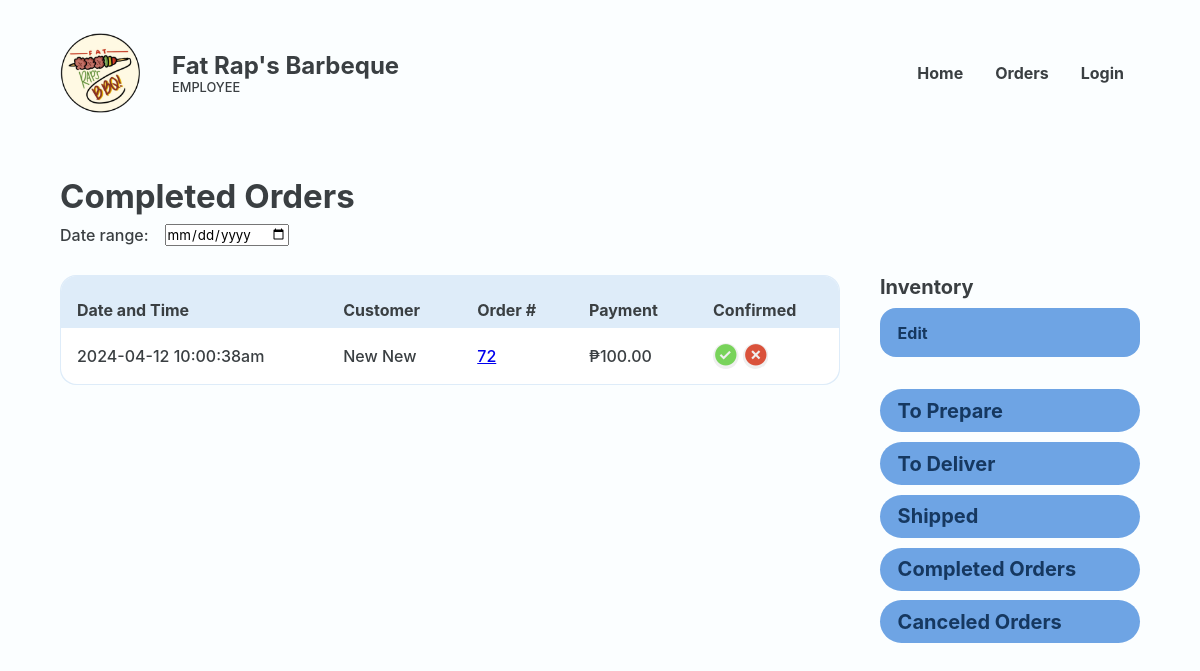
The app's page /Website/employee-completed-orders.php, older data.
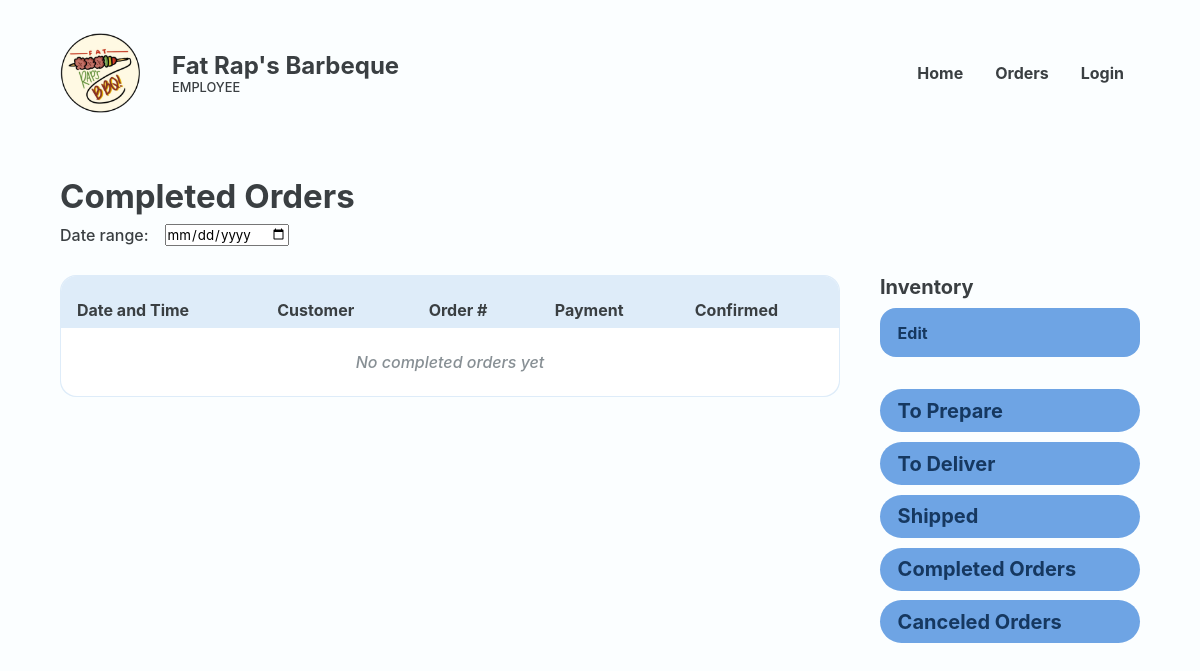
The same page, newer data.
### tables this page shows
CREATE TABLE `placed_order` (
  `PLACED_ORDER_ID` int(18) UNSIGNED NOT NULL,
  `PRSN_ID` int(18) NOT NULL,
  `CUS_NAME` varchar(20) NOT NULL,
  `CUS_NUMBER` varchar(11) NOT NULL,
  `CUS_EMAIL` varchar(35) NOT NULL,
  `PLACED_ORDER_DATE` varchar(50) NOT NULL,
  `PLACED_ORDER_TOTAL` decimal(10,2) NOT NULL,
  `DELIVERY_ADDRESS` varchar(255) NOT NULL,
  `DELIVERY_DATE` varchar(50) NOT NULL,
  `PLACED_ORDER_STATUS` varchar(50) NOT NULL,
  `PLACED_ORDER_CONFIRMATION` varchar(50) NOT NULL,
  `PLACED_ORDER_TRACKER` varchar(16) NOT NULL,
  `PLACED_ORDER_NOTE` varchar(50) NOT NULL,
  `REFERENCE_NUMBER` varchar(50) NOT NULL,
  `GUEST_ORDER_IDENTIFIER` varchar(50) NOT NULL
);

### Website/employee-completed-orders.php (the view, shortened to what the changed rows need)
<?php
@include 'constants.php';
?>
<!DOCTYPE html>
<html lang="en">
<head>
    <link rel="stylesheet" href="header-styles.css">
    <link rel="stylesheet" href="admin-styles.css">
    <link href='https://unpkg.com/boxicons@2.1.4/css/boxicons.min.css' rel='stylesheet'>
</head>
<body>
    <header class="backend">
        <div class="header-container">
            <div class="website-title">
                <div class="text">
                    <h1>Fat Rap's Barbeque</h1>
                </div>
            </div>
        </div>
    </header>
    <main>
        <section class="section" id="orders-page">
            <div class="container">
                <div class="section-heading">
                    <h2>Completed Orders</h2>
                </div>
                <section class="with-side-menu">
                    <section class="main-section table-wrapper">
                        <table class="alternating">
                            <tr>
                                <th class="header">Date and Time</th>
                                <th class="header">Customer</th>
                                <th class="header">Order #</th>
                                <th class="header">Payment</th>
                                <th class="header">Confirmed</th>
                            </tr>
                            <?php
                            $sql = "SELECT * FROM placed_order WHERE PLACED_ORDER_STATUS = 'Completed'";
                            $res = mysqli_query($conn, $sql);
                            $count = mysqli_num_rows($res);
                            if ($count > 0) {
                                while ($row = mysqli_fetch_assoc($res)) {
                                    $PLACED_ORDER_ID = $row['PLACED_ORDER_ID'];
                                    $CUS_NAME = $row['CUS_NAME'];
                                    $PLACED_ORDER_DATE = $row['PLACED_ORDER_DATE'];
                                    $PLACED_ORDER_TOTAL = $row['PLACED_ORDER_TOTAL'];
                            ?>
                                    <tr>
                                        <td data-cell="Date and Time"><?php echo $PLACED_ORDER_DATE ?></td>
                                        <td data-cell="customer"><?php echo $CUS_NAME ?></td>
                                        <td data-cell="Order #"><a href="<?php echo SITEURL ?>employee-order-details.php?PLACED_ORDER_ID=<?php echo $PLACED_ORDER_ID; ?>"><?php echo $PLACED_ORDER_ID ?></a></td>
                                        <td data-cell="Payment">₱<?php echo $PLACED_ORDER_TOTAL ?></td>
                                        <td data-cell="Confimed">
                                            <div class="btn-wrapper">
                                                <form method="POST">
                                                    <button class="btn-check" name="confirmed"><i class='bx bxs-check-circle'></i></button>
                                                    <button class="btn-cross" name="not-confirmed"><i class='bx bxs-x-circle'></i></button>
                                                </form>
                                            </div>
                                        </td>
                                    </tr>
                                <?php
                                }
                            } else {
                                ?>
                                <tr>
                                    <td colspan="5" class="error">No completed orders yet</td>
                                </tr>
                            <?php
                            }
                            ?>
                        </table>
                    </section>
                </section>
            </div>
        </section>
    </main>
</body>
</html>

Row changes from the older to the newer data that the page shows:
removed placed_order: PLACED_ORDER_DATE "2024-04-12 10:00:38am", CUS_NAME "New New", PLACED_ORDER_ID "72", PLACED_ORDER_TOTAL "100.00"
Text that changed along with them:
text now shown: "No completed orders yet"
